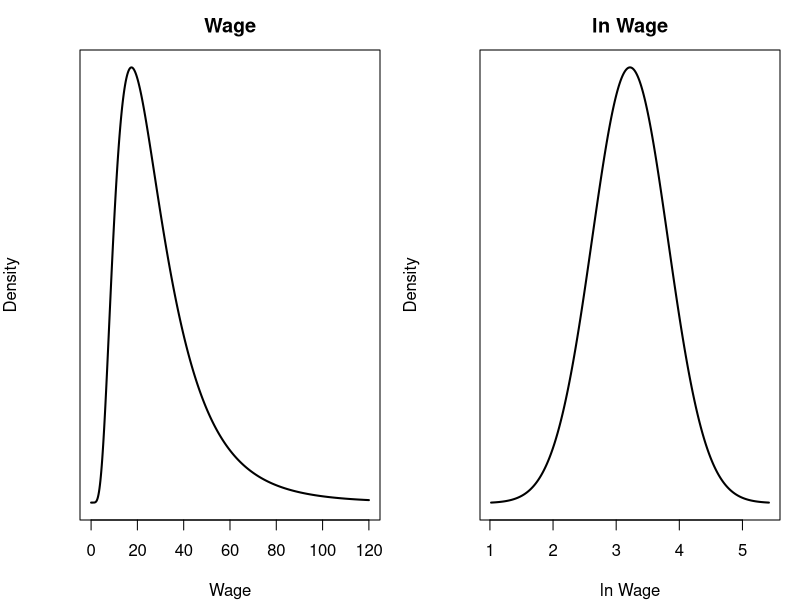
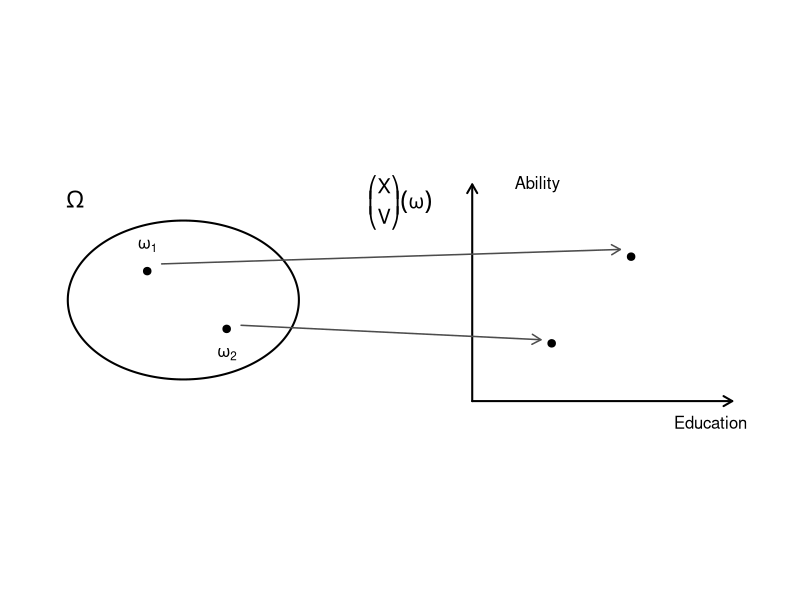

Write R code to recreate these figures, in order.
## ---- chunk 1
  #| fig-align: center
  #| fig-width: 9
  #| fig-height: 3.6
  op <- par(mfrow = c(1, 2), mar = c(4, 4, 2.5, 1))
  x <- seq(0.01, 120, length.out = 600)
  plot(x, dlnorm(x, meanlog = log(25), sdlog = 0.6), type = "l", lwd = 2,
       xlab = "Wage", ylab = "Density", main = "Wage", yaxt = "n")
  z <- seq(log(25) - 2.2, log(25) + 2.2, length.out = 600)
  plot(z, dnorm(z, mean = log(25), sd = 0.6), type = "l", lwd = 2,
       xlab = "ln Wage", ylab = "Density", main = "ln Wage", yaxt = "n")
  par(op)
## ---- chunk 2
  #| fig-align: center
  #| fig-width: 8
  #| fig-height: 3.2
  op <- par(mar = c(0.5, 0.5, 0.5, 0.5))
  plot(NA, xlim = c(0, 10), ylim = c(0, 4), axes = FALSE, xlab = "", ylab = "", asp = 1)
  th <- seq(0, 2 * pi, length.out = 200)
  lines(2 + 1.6 * cos(th), 2 + 1.1 * sin(th), lwd = 2)
  text(0.5, 3.4, expression(Omega), cex = 1.4)
  points(c(1.5, 2.6), c(2.4, 1.6), pch = 19)
  text(1.5, 2.75, expression(omega[1])); text(2.6, 1.25, expression(omega[2]))
  arrows(6, 0.6, 9.6, 0.6, lwd = 2, length = 0.1); arrows(6, 0.6, 6, 3.6, lwd = 2, length = 0.1)
  text(9.3, 0.3, "Education"); text(6.9, 3.6, "Ability")
  points(c(8.2, 7.1), c(2.6, 1.4), pch = 19)
  arrows(1.7, 2.5, 8.05, 2.7, lwd = 1.5, length = 0.1, col = "gray30")
  arrows(2.8, 1.65, 6.95, 1.45, lwd = 1.5, length = 0.1, col = "gray30")
  text(5, 3.35, expression(bgroup("(", atop(X, V), ")") * (omega)), cex = 1.2)
  par(op)
